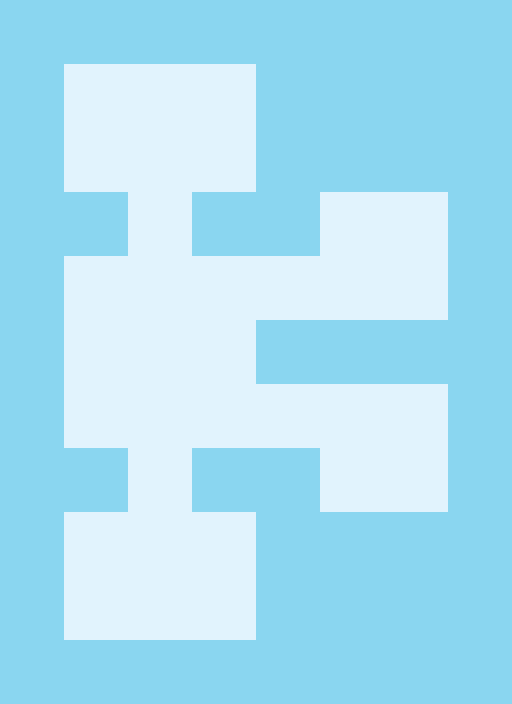

A 2D game scene composited from a Tiled map and its tileset images. What follows is a short description and the map's XML, with each tile layer's data collapsed to a summary:
An orthogonal 8x11 tile map with 64x64 px tiles, 1 tile layer (background) and 16 objects (10x operation, 4x condition, player, exit).

<map version="1.0" orientation="orthogonal" width="8" height="11" tilewidth="64" tileheight="64">
 <properties>
  <property name="time" value="32" />
 </properties>
 <tileset firstgid="1" name="tileset" tilewidth="64" tileheight="64" spacing="2" margin="2">
  <image source="../tiles/tiles.png" width="128" height="256" />
  <tile id="1">
   <properties>
    <property name="walkable" value="true" />
   </properties>
  </tile>
 </tileset>
 <layer name="background" width="8" height="11">
  <data>[88 cells, 88 non-empty, 2 distinct tile ids]</data>
 </layer>
 <objectgroup name="objects" width="8" height="11">
  <object name="player" type="player" x="128" y="320" width="64" height="64" />
  <object name="exit" x="128" y="64" width="64" height="64" />
  <object name="&gt;:0" type="condition" x="128" y="448" width="64" height="64" />
  <object name="+:10" type="operation" x="64" y="256" width="64" height="64" />
  <object name="=:11" type="condition" x="128" y="192" width="64" height="64" />
  <object name="&lt;:10" type="condition" x="256" y="256" width="64" height="64" />
  <object name="&gt;:20" type="condition" x="256" y="384" width="64" height="64" />
  <object name="/:8" type="operation" x="192" y="320" width="64" height="64" />
  <object name="+:6" type="operation" x="384" y="192" width="64" height="64" />
  <object name="/:2" type="operation" x="384" y="256" width="64" height="64" />
  <object name="*:2" type="operation" x="384" y="384" width="64" height="64" />
  <object name="+:14" type="operation" x="384" y="448" width="64" height="64" />
  <object name="*:2" type="operation" x="64" y="576" width="64" height="64" />
  <object name="/:3" type="operation" x="128" y="576" width="64" height="64" />
  <object name="-:5" type="operation" x="192" y="576" width="64" height="64" />
  <object name="*:5" type="operation" x="64" y="384" width="64" height="64" />
 </objectgroup>
</map>
